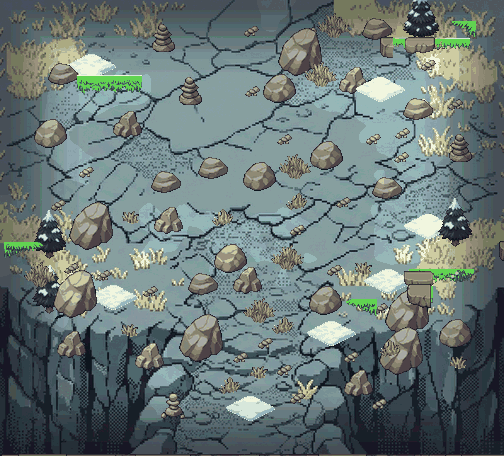

This is a level from a 2D game, rendered from its Tiled map with the project's own tilesets. A one-line summary and the complete map file follow:
An orthogonal 21x19 tile map with 24x24 px tiles, 1 tile layer (sommet_montagne).

<map version="1.10" tiledversion="1.10.2" orientation="orthogonal" renderorder="right-down" width="21" height="19" tilewidth="24" tileheight="24" infinite="0" nextlayerid="2" nextobjectid="1">
 <properties>
  <property name="zone" value="sommet_montagne" />
  <property name="frames" type="int" value="24" />
  <property name="frame_ms" type="int" value="110" />
  <property name="tuiles_animees" type="int" value="51" />
 </properties>
 <tileset firstgid="1" source="sommet_montagne_tuiles.tsx" />
 <layer id="1" name="sommet_montagne" width="21" height="19">
  <data encoding="csv">
1,2,3,4,5,6,7,8,9,10,11,12,13,613,614,26,27,615,31,32,33,
34,35,36,37,38,39,40,41,42,43,44,45,46,616,617,53,54,55,56,57,58,
59,60,61,62,63,64,65,66,67,68,69,70,618,619,79,80,81,82,83,84,85,
86,87,88,89,90,91,92,93,94,95,96,97,620,621,622,116,117,118,119,120,121,
122,123,124,125,126,127,128,129,130,131,132,133,134,135,136,137,138,139,140,141,142,
143,144,145,146,147,148,149,150,151,152,153,154,155,156,157,158,159,160,161,162,163,
164,165,166,167,168,169,170,171,172,173,174,623,624,190,191,192,193,194,195,196,197,
198,199,200,201,202,203,204,205,206,207,208,209,210,211,212,213,214,215,216,217,218,
219,625,626,226,227,627,233,234,235,628,242,629,630,254,255,256,257,258,631,632,265,
266,633,634,273,274,635,280,281,636,637,292,293,294,295,296,297,298,299,300,301,302,
303,638,308,309,310,311,312,313,314,315,316,639,640,331,641,642,342,343,344,345,346,
643,644,645,365,366,367,368,369,370,371,372,373,374,375,646,647,386,387,388,389,390,
391,392,393,394,395,396,397,398,399,400,648,649,414,415,416,417,418,419,420,421,422,
423,424,425,426,427,650,435,436,437,438,439,651,652,450,451,452,453,454,455,456,457,
458,459,460,461,462,463,464,465,466,467,468,469,470,471,472,653,654,485,655,656,496,
497,498,499,500,501,502,503,504,505,657,658,659,527,528,529,530,531,532,660,661,543,
544,545,546,547,548,549,550,551,552,662,663,561,562,563,564,565,566,567,568,569,570,
571,572,573,574,575,576,577,578,579,580,581,582,583,584,585,586,587,588,589,590,591,
592,593,594,595,596,597,598,599,600,601,602,603,604,605,606,607,608,609,610,611,612
</data>
 </layer>
</map>
